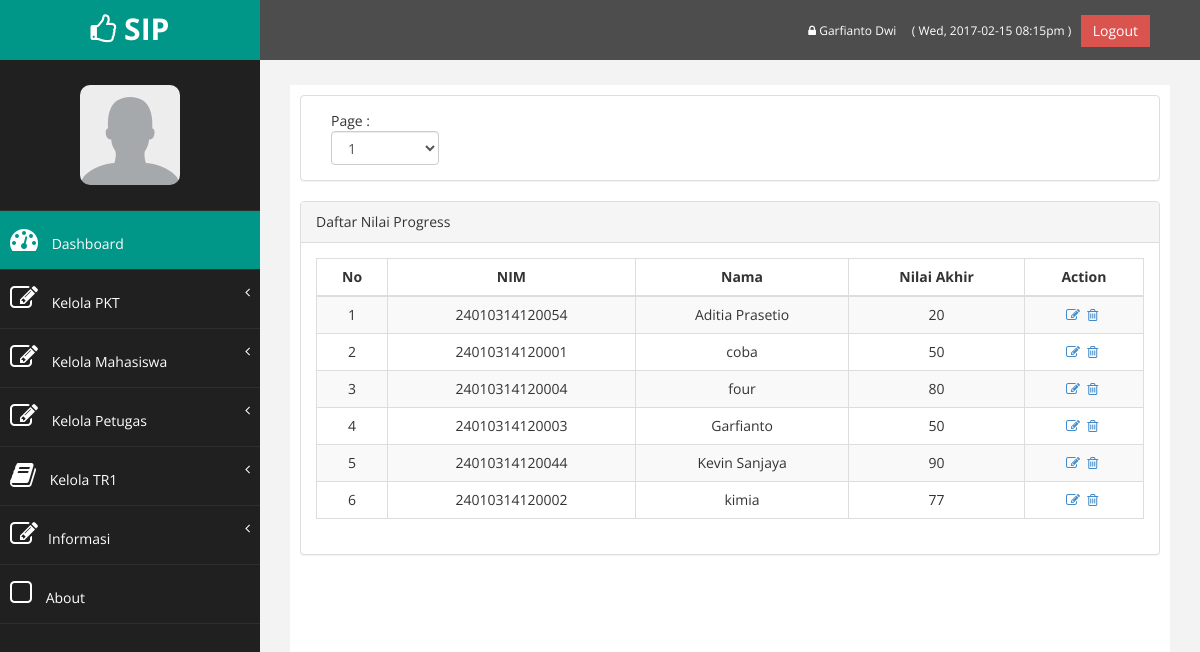
The app's page /dashboard/daftar_nilai_progress.php (signed in) with its own data.
### tables this page shows
CREATE TABLE `petugas` (
  `idpetugas` int(11) NOT NULL,
  `nama` varchar(30) NOT NULL,
  `email` varchar(50) NOT NULL,
  `password` varchar(50) NOT NULL
);

CREATE TABLE `nilai_progress` (
  `nim` varchar(14) NOT NULL,
  `bahasa` int(11) NOT NULL,
  `substansi` int(11) NOT NULL,
  `penyajian` int(11) NOT NULL,
  `penguasaan_materi` int(11) NOT NULL,
  `analisis` int(11) NOT NULL,
  `penguasaan_pengetahuan` int(11) NOT NULL,
  `tanggal` date NOT NULL,
  `jumlah_total` int(11) NOT NULL
);

CREATE TABLE `anggota` (
  `nim` varchar(20) NOT NULL,
  `nama` varchar(30) NOT NULL,
  `password` varchar(50) NOT NULL,
  `alamat` varchar(150) NOT NULL,
  `kota` varchar(30) NOT NULL,
  `email` varchar(50) NOT NULL,
  `no_telp` varchar(15) NOT NULL,
  `id_wali` varchar(20) NOT NULL,
  `angkatan` varchar(10) NOT NULL,
  `judul` varchar(80) NOT NULL,
  `idlab` varchar(10) NOT NULL
);

### dashboard/functions.php (called while the page is built, shortened)
<?php
	require_once('connect.php');
	$con = mysqli_connect($db_host, $db_username, $db_password, $db_database);
	$site_name="SIP";
	if(isset($_SESSION['sip_masuk_aja'])){
		if($_SESSION['sip_status']=='petugas'){
			$query = "SELECT * FROM petugas WHERE idpetugas=".$_SESSION['sip_masuk_aja']."";
			$petugas=mysqli_query($con,$query);
			$petugas=$petugas->fetch_object();
			$status=$_SESSION['sip_status'];
		}elseif($_SESSION['sip_status']=='anggota'){
			$query = "SELECT * FROM anggota WHERE nim=".$_SESSION['sip_masuk_aja']."";
			$anggota=mysqli_query($con,$query);
			$anggota=$anggota->fetch_object();
			$status=$_SESSION['sip_status'];
		}elseif($_SESSION['sip_status']=='dosen'){
			$query = "SELECT * FROM dosen WHERE nip=".$_SESSION['sip_masuk_aja']."";
			$dosen=mysqli_query($con,$query);
			$dosen=$dosen->fetch_object();
			$status=$_SESSION['sip_status'];
		}elseif($_SESSION['sip_status']=='lab'){
			$query = "SELECT * FROM lab WHERE idlab=".$_SESSION['sip_masuk_aja']."";
			$lab=mysqli_query($con,$query);
			$lab=$lab->fetch_object();
			$status=$_SESSION['sip_status'];
		}else {
			echo "Harap ulangi login";
		}
	}
?>

### dashboard/daftar_nilai_progress.php (the view, shortened to what this page needs)
<?php
	include_once('sidebar.php');
?>
<div class="row" >
	<div class="col-md-12 col-sm-12 col-xs-12">
		<div class="panel panel-default">
			<div class="panel-body">
				<div class="col-md-2 col-sm-12 col-xs-12">
					Page :
				<select class='form-control' id='page'>
				<?php
					$query = "SELECT count(nim) as jml_data FROM nilai_progress";
					$result = $con->query( $query );
					$row = $result->fetch_object();
					$jml_data=$row->jml_data;
					$total_page=ceil($jml_data/10);
					for($i=1;$i<=$total_page;$i++){
						echo "<option value='".$i."'>".$i."</option>";
					}
				?>
				</select>
				</div>
			</div>
		</div>
	</div>
</div>
<div class="row" >
	<div class="col-md-12 col-sm-12 col-xs-12">
		<div class="panel panel-default">
			<div class="panel-heading">
			   <?php
			   		if ($status=="petugas") {
			   			echo "Daftar Nilai Progress";
			   		}else {
			   			echo "Nilai Progress";
			   		}
			   ?>
			</div>
			<div class="panel-body">
				<div class="table-responsive">
					<table class="table table-striped table-bordered table-hover">
						<thead>
							<tr>
								<th>No</th>
								<th>NIM</th>
								<th>Nama</th>
								<th>Nilai Akhir</th>
								<th>Action</th>
							</tr>
						</thead>
						<tbody id="hasil_anggota">
						<?php
							if ($status=="petugas") {
								$query = "SELECT * FROM nilai_progress INNER JOIN anggota ON nilai_progress.nim=anggota.nim ORDER BY nama LIMIT 10";
							}elseif ($status=="anggota") {
								$query = "SELECT * FROM nilai_progress INNER JOIN anggota ON nilai_progress.nim=anggota.nim WHERE nilai_progress.nim='".$anggota->nim."'";
							}elseif ($status=="dosen") {
								$query = "SELECT * FROM nilai_progress INNER JOIN anggota ON nilai_progress.nim=anggota.nim INNER JOIN dosen ON anggota.id_wali=dosen.id_wali WHERE anggota.id_wali='".$dosen->id_wali."'";
							}
							$result = $con->query( $query );
							$i=1;
							while($row = $result->fetch_object()){
								echo "<tr align='center'>";
								echo "<td>".$i."</td>";$i++;
								echo "<td>".$row->nim."</td>";
								echo "<td>".$row->nama."</td>";
								echo "<td>".$row->jumlah_total."</td>";
								echo "<td align='center'>
										<a href='edit_nilai_progress.php?nim=".$row->nim."'><i class='fa fa-edit'></i></a>&nbsp;
										<a href='delete_nilai_progress.php?nim=".$row->nim."'><i class='fa fa-trash-o'></i></a>&nbsp;
									 </td>";
								echo "</tr>";
							}
						?>
						</tbody>
					</table>
				</div>
			</div>
		</div>
	</div>
</div>
<?php
	include_once('footer.php');
?>

### dashboard/sidebar.php (shortened to what this page needs)
<?php
	require_once('functions.php');
?>
<!DOCTYPE html>
<html xmlns="http://www.w3.org/1999/xhtml">
<head>
    <link href="assets/css/bootstrap.css" rel="stylesheet" />
    <link href="assets/css/font-awesome.css" rel="stylesheet" />
    <link href="assets/css/custom.css" rel="stylesheet" />
</head>
<body>
    <div id="wrapper">
		<nav class="navbar navbar-default navbar-cls-top " role="navigation" style="margin-bottom: 0">
            <div class="navbar-header">
                <a class="navbar-brand" hKeloref="index.php"><i class="fa fa-thumbs-o-up"></i> <?php echo $site_name ?></a>
            </div>
			<div style="color: white; padding: 15px 50px 5px 50px; float: right; font-size: 16px;">
				<a href="profil.php" title='Ubah Password' style="color:#fff; font-size:12px;"><i class="fa fa-lock"></i> <?php if($status=="petugas") echo $petugas->nama; elseif($status=="dosen") echo $dosen->nama_dosen;elseif($status=="lab") echo $lab->nama_lab; else echo $anggota->nama; ?> </a>&nbsp;&nbsp;
				<a style="text-decoration: none; color:#fff; font-size:12px;"> <?php
					echo " ( ".date("D, Y-m-d") . " ". date("h:ia")." )&nbsp;&nbsp;";
				?>
				</a>
				<a href="logout.php" class="btn btn-danger square-btn-adjust">Logout</a>
			</div>
        </nav>
        <nav class="navbar-default navbar-side" role="navigation">
            <div class="sidebar-collapse">
                <ul class="nav" id="main-menu">
				<li class="text-center">
					<img src="assets/img/user/default.jpg" class="user-image img-responsive"/>
				</li>
				<li>
					<a class="active-menu" href="index.php"><i class="fa fa-dashboard fa-2x"></i> Dashboard</a>
				</li>
				<?php
				if($status=="petugas"){
					echo '<li>
						<a href="#"><i class="fa fa-edit fa-2x"></i> Kelola PKT<span class="fa arrow"></span></a>
						<ul class="nav nav-second-level">
							<li><a href="p_daftar_pkt.php">Pendaftaran PKT</a></li>
							<li><a href="daftar_pkt.php">Daftar Mahasiswa PKT</a></li>
							<li><a href="daftar_input_judul.php">Input Judul Mahasiswa PKT</a></li>
							<li><a href="daftar_judul.php">Daftar Judul Mahasiswa PKT</a></li>
							<li><a href="mhs_lab.php">Input penempatan mahasiswa</a></li>
							<li><a href="daftar_penempatan.php">Daftar penempatan mahasiswa</a></li>
							<li><a href="bimbingan.php">Input bimbingan mahasiswa</a></li>
							<li><a href="daftar_bimbingan.php">Daftar bimbingan mahasiswa</a></li>
							<li><a href="input_nilai_pkt1.php">Input nilai PKT</a></li>
							<li><a href="nilai_pkt.php">Daftar Nilai PKT</a></li>
						</ul>
					</li>
					<li>
						<a href="#"><i class="fa fa-edit fa-2x"></i> Kelola Mahasiswa<span class="fa arrow"></span></a>
						<ul class="nav nav-second-level">
							<li><a href="daftar_anggota.php">Data Anggota</a></li>
							<li><a href="tambah_anggota.php">Tambah Anggota</a></li>
						</ul>
					</li>
					<li>
						<a href="#"><i class="fa fa-edit fa-2x"></i> Kelola Petugas<span class="fa arrow"></span></a>
						<ul class="nav nav-second-level">
							<li><a href="daftar_petugas.php">Data Petugas</a></li>
							<li><a href="tambah_petugas.php">Tambah Petugas</a></li>
						</ul>
					</li>';
				}
				?>
				<li>
						<?php
							echo '<a href="#"><i class="fa fa-book fa-2x"></i> Kelola TR1';
						?>
					<span class="fa arrow"></span></a>
				</li>
				<li>
					<a href="#"><i class="fa fa-edit fa-2x"></i>Informasi<span class="fa arrow"></span></a>
				</li>
					<li>
                        <a  href="http://localhost/sip/index.php#about"><i class="fa fa-square-o fa-2x"></i> About</a>
					</li>
                </ul>
            </div>
        </nav>
        <div id="page-wrapper" >
            <div id="page-inner">

### dashboard/assets/css/custom.css (style rules this page uses)
body { font-family: 'Open Sans', sans-serif; }
#wrapper { width: 100%; background:#202020; }
#page-wrapper { padding: 15px 15px; min-height: 600px; background:#F3F3F3; }
#page-inner { width:100%; margin:10px 20px 10px 0px; background-color:#fff!important; padding:10px; min-height:1200px; }
.text-center { text-align:center; }
.square-btn-adjust { border: 0px solid transparent; -webkit-border-radius: 0px; -moz-border-radius: 0px; border-radius: 0px; }
.user-image { margin: 25px auto; -webkit-border-radius: 10px; -moz-border-radius: 10px; border-radius: 10px; max-height:100px; max-width:100px; }
.navbar-cls-top .navbar-brand { color: #fff; background: #009688; width: 260px; text-align: center; height: 60px; font-size: 30px; font-weight: 700; }
.active-menu { background-color:#009688!important; }
.arrow { float: right; }
.fa.arrow:before { content: "\f104"; }
.sidebar-collapse , .sidebar-collapse .nav { background:none; }
.sidebar-collapse .nav { padding:0; }
.sidebar-collapse .nav > li > a { color:#fff; background:#202020; text-shadow:none; }
.sidebar-collapse > .nav > li > a { padding:15px 10px; }
.sidebar-collapse > .nav > li { border-bottom: 1px solid rgba(107, 108, 109, 0.19); }
.navbar-side { border:none; background-color: #202020; }
.navbar-cls-top { background:#4D4D4D; border-bottom:none; }
.navbar-default { border:0px solid black; }
.navbar-header { background: #009688; }
.nav > li > a > i { margin-right:10px; }
@media (min-width:768px) { #page-wrapper { margin: 0 0 0 260px; padding: 15px 30px; min-height: 1200px; } }
@media (min-width:768px) { .navbar-side { z-index: 1; position: absolute; width: 260px; } }
@media (min-width:768px) { .navbar { border-radius: 0px; } }

### records on screen
petugas: nama "Garfianto Dwi"
nilai_progress: anggota.nim "24010314120054", anggota.nama "Aditia Prasetio", jumlah_total "20"
nilai_progress: anggota.nim "24010314120001", anggota.nama "coba", jumlah_total "50"
nilai_progress: anggota.nim "24010314120004", anggota.nama "four", jumlah_total "80"
nilai_progress: anggota.nim "24010314120003", anggota.nama "Garfianto", jumlah_total "50"
nilai_progress: anggota.nim "24010314120044", anggota.nama "Kevin Sanjaya", jumlah_total "90"
nilai_progress: anggota.nim "24010314120002", anggota.nama "kimia", jumlah_total "77"

### other values on screen
$site_name "SIP"
form field value "1"
